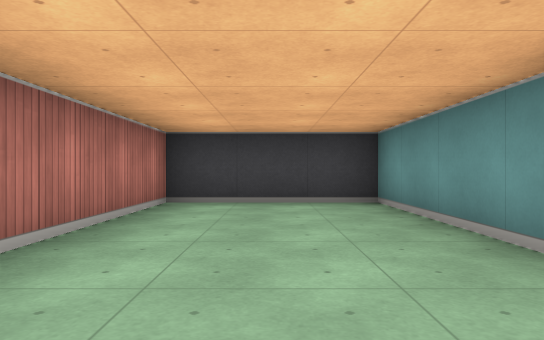
[1] (above)

17 first-person views from a walk through a cub3D ray-caster map. The camera is about half as high as the walls, looks level and sees 70° across. The floor is counted in squares. Each view is taken from the middle of a square. On the plan, view 1 faces up. The plan holds only what a view shows up to about 9 squares ahead; the rest is blank.

[2]
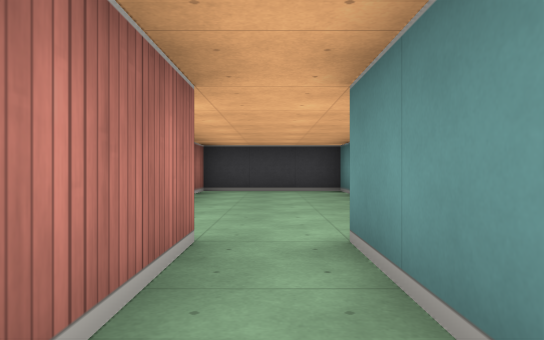

[3]
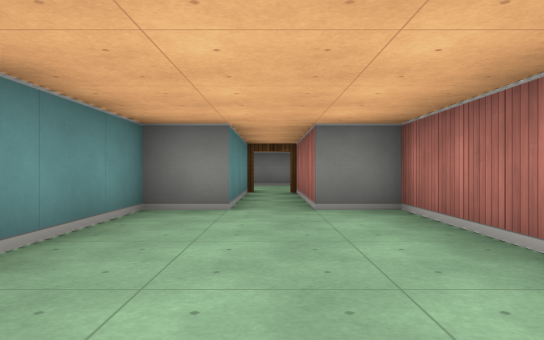

[4]
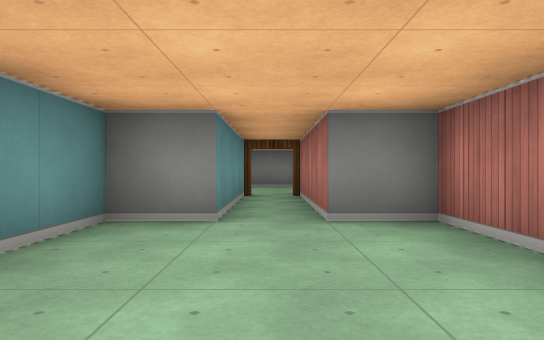

[5]
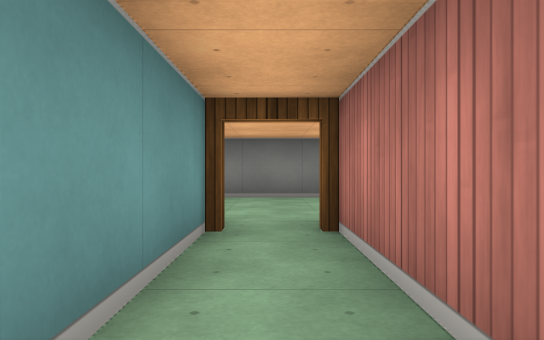

[6]
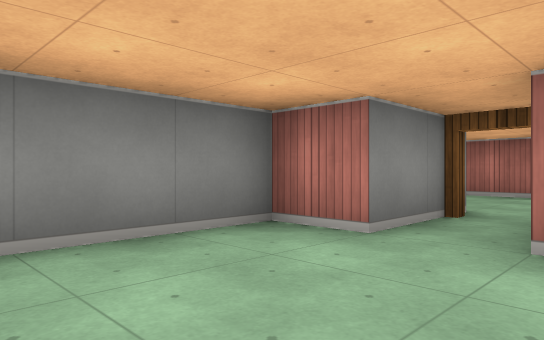

[7]
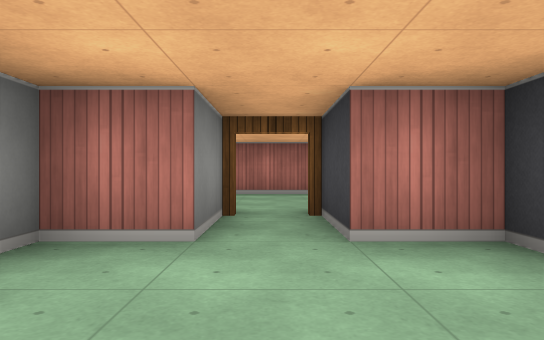

[8]
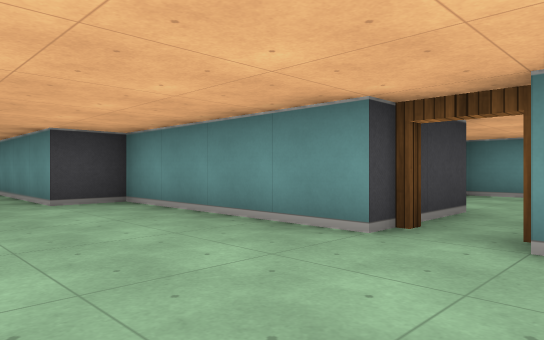

[9]
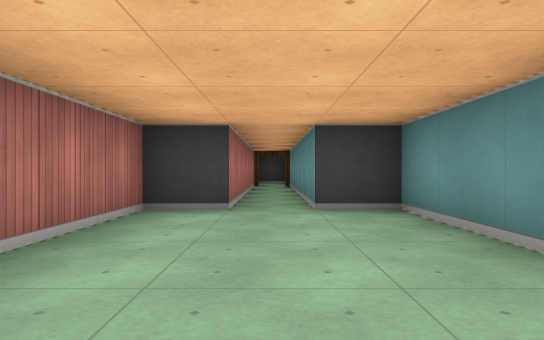

[10]
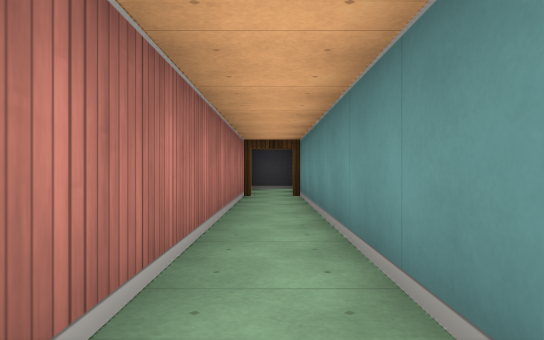

[11]
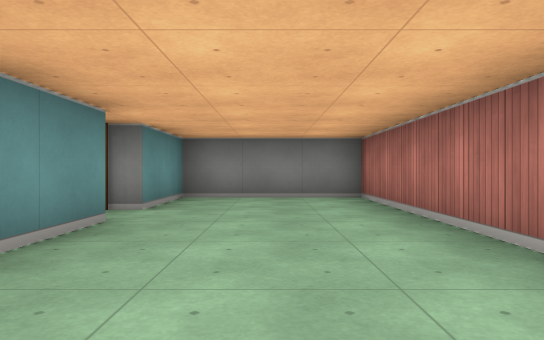

[12]
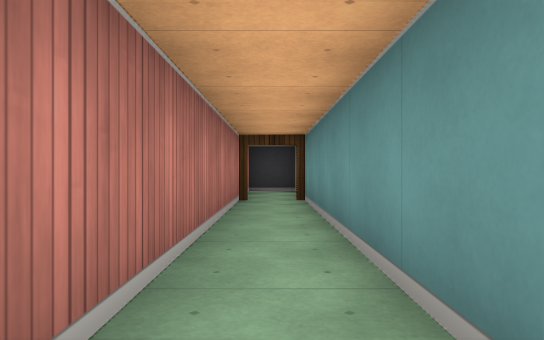

[13]
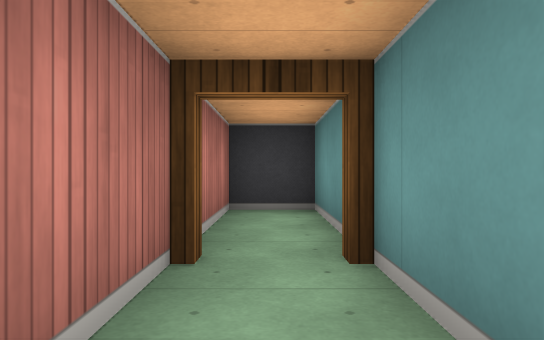

[14]
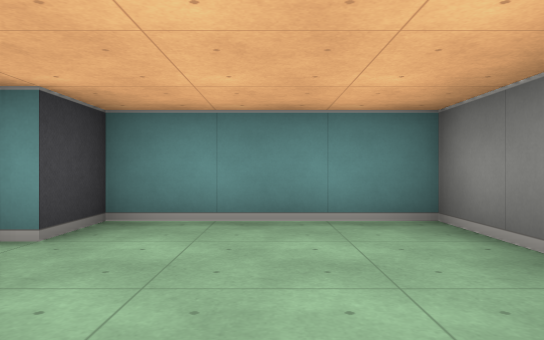

[15]
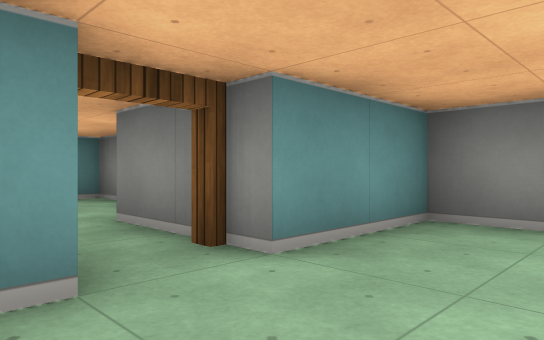

[16]
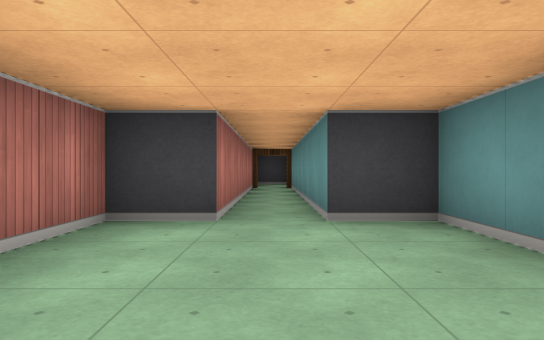

[17]
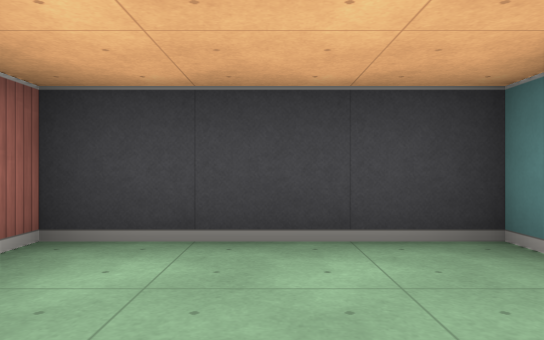

### Floor plan
Points are (right, up) in squares from view 1. A wall is a line through its corners. A room is listed if a view was taken in it or the views show most of it. See-through windows are left out.
Room 1 (views 1, 2, 3, 4, 5, 17)
walls: (0.5, -4.5) (0.5, -0.5) (1.5, -0.5) (1.5, 5.5) (-1.5, 5.5) (-1.5, -0.5) (-0.5, -0.5) (-0.5, -4.1)
ways out: open door at (0, -4) to room 2
Room 2 (views 6, 7, 14)
walls: (-1.5, -4.5) (-1.5, -5.5) (-3.5, -5.5); (-3.5, -6.5) (-1.5, -6.5) (-1.5, -7.5) (1.5, -7.5) (1.5, -4.5) (0.5, -4.5)
ways out: open door at (0, -4) to room 1; open door at (-3, -6) to room 3
Room 3 (views 8, 9, 10, 11, 12, 13, 15, 16)
walls: (-3.5, -5.5) (-3.5, -1.5) (-4.5, -1.5) (-4.5, 5); (-5.5, 5) (-5.5, -1.5) (-6.5, -1.5) (-6.5, -8.5) (-3.5, -8.5) (-3.5, -6.5)
ways out: open door at (-3, -6) to room 2; open door at (-5, 5) to room 4
Room 4 (no view inside)
walls: (-4.5, 5) (-4.5, 7.5) (-5.5, 7.5) (-5.5, 5)
ways out: open door at (-5, 5) to room 3

Positions as (right, up) in squares from view 1, and headings:
1: (0, 0), facing up
2: (0, -3), facing up
3: (0, 4), facing down
4: (0, 3), facing down
5: (0, -1), facing down
6: (1, -5), facing down-left
7: (1, -6), facing left
8: (-6, -7), facing up-right
9: (-5, -6), facing up
10: (-5, -2), facing up
11: (-5, -2), facing down
12: (-5, -1), facing up
13: (-5, 3), facing up
14: (-2, -6), facing right
15: (-5, -5), facing down-right
16: (-5, -5), facing up
17: (0, 3), facing up
